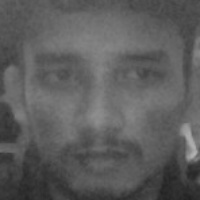
#> input picture data/user.1.107.jpg, 200 x 200 px, given in place of the camera
$ jupyter execute FRS.ipynb   (text cells are left out)
#> lines starting #> are read from the running program, lines starting #| are printed output that depends on the picture; after the words box and inside, x2 and y2 are one past the last pixel; in counts of white or black regions, pixels touching at a corner belong together
[cell 1]
#imports
import cv2

[cell 2]
def generate_dataset():
    face_classifier = cv2.CascadeClassifier("haarcascade_frontalface_default.xml")
    def face_cropped(img):
        gray = cv2.cvtColor(img,cv2.COLOR_BGR2GRAY)
        faces = face_classifier.detectMultiScale(gray, 1.3, 5)
        #scaling factor = 1.3
        #minimum neighbor = 5

        if faces is ():
            return None
        for (x,y,w,h) in faces:
            cropped_face = img[y:y+h,x:x+w]
        return cropped_face

    cap = cv2.VideoCapture(0)
    id =1
    img_id = 0

    while True:
        ret, frame = cap.read()
#> frame is the input picture: shape (200, 200, 3); min 33, max 180, mean 92.7
        if face_cropped(frame) is not None:
#> in face_cropped, `faces = face_classifier.detectMultiScale(gray, 1.3, 5)`: faces = [[14, 10, 177, 177]]
#> the loop in face_cropped, `for (x,y,w,h) in faces:` made 1 pass
#> pass 1, in face_cropped, `cropped_face = img[y:y+h,x:x+w]`:
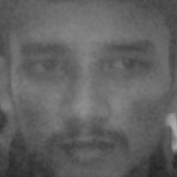
#> cropped_face: shape (177, 177, 3); min 37, max 172, mean 97
            img_id+=1
#> img_id = 1
            face = cv2.resize(face_cropped(frame), (200,200))
#> the loop in face_cropped (call 2), `for (x,y,w,h) in faces:` made 1 pass
            face = cv2.cvtColor(face, cv2.COLOR_BGR2GRAY)
#> face: shape (200, 200)
            file_name_path = "data/user."+str(id)+"."+str(img_id)+".jpg"
#> file_name_path = 'data/user.1.1.jpg'

            cv2.imwrite(file_name_path, face)
            cv2.putText(face, str(img_id), (50,50), cv2.FONT_HERSHEY_COMPLEX, 1, (0,255,0), 2)
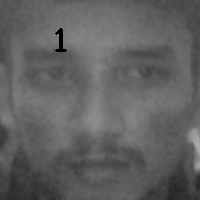
#> face: shape (200, 200); min 0, max 171, mean 96.5
            cv2.imshow("Cropped_Face", face)

        if cv2.waitKey(1)==13 or int(img_id)==200: #13 is the ASCII character of Enter
#> (key Esc is pressed here)
            break

    cap.release()
    cv2.destroyAllWindows()
    print("Collecting samples is completed....")
generate_dataset()

[cell 3]
#import
import numpy as np
from PIL import Image
import os
import cv2

[cell 4]
def train_classifier(data_dir):
#> called with data_dir = 'data'
    path = [os.path.join(data_dir,f) for f in os.listdir(data_dir)]

    faces = []
    ids = []

    for image in path:
        img = Image.open(image).convert('L');
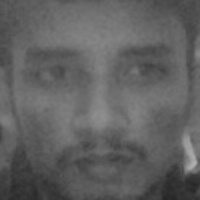
#> input picture data/user.1.10.jpg, 200 x 200 px
#> img is the input picture: PIL image 200x200 L; min 38, max 178, mean 96.7
        imageNp = np.array(img, 'uint8')
        id = int(os.path.split(image)[1].split(".")[1])

        faces.append(imageNp)
        ids.append(id)

    ids = np.array(ids)

    #Train and save classifier

    clf = cv2.face.LBPHFaceRecognizer_create()
    clf.train(faces,ids)
    clf.write("classifier.xml")
train_classifier("data")

[cell 5]
#imports
import cv2
import numpy as np
from PIL import Image
import os

[cell 6]
def draw_boundary(img, classifier, scaleFactor, minNeighbors, color, text, clf):
#> called with scaleFactor = 1.1, minNeighbors = 10, color = (255, 255, 255), text = 'face'
    gray_image = cv2.cvtColor(img, cv2.COLOR_BGR2GRAY)
    features = classifier.detectMultiScale(gray_image, scaleFactor, minNeighbors)
#> features = [[13, 13, 176, 176]]
    coords=[]
    for (x,y,w,h) in features:
        cv2.rectangle(img, (x,y), (x+w,y+h), color, 2 )
        id, pred = clf.predict(gray_image[y:y+h,x:x+w])
        confidence = int(100*(1-pred/300))

        if confidence>60:

            if id==4:
                cv2.putText(img, "Durjoy", (x,y-5), cv2.FONT_HERSHEY_SIMPLEX, 0.8, color, 1, cv2.LINE_AA)
            if id==1:
                cv2.putText(img, "pranto", (x,y-5), cv2.FONT_HERSHEY_SIMPLEX, 0.8, color, 1, cv2.LINE_AA)

        else:
            cv2.putText(img, "UNKNOWN", (x,y-5), cv2.FONT_HERSHEY_SIMPLEX, 0.8, (0,0,255), 1, cv2.LINE_AA)
        coords= [x,y,w,h]
#> this loop made 1 pass
#> (x, y, w, h, id, pred, confidence) on pass 1: (13, 13, 176, 176, 1, 24.08, 91)
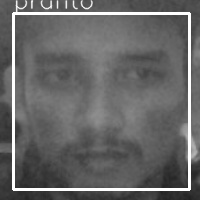
#> img: shape (200, 200, 3); 6.12% of pixels changed, all inside (x1, y1, x2, y2) = (12, 0, 191, 191)
    return coords


def recognize(img,clf,faceCasecade):
    coords= draw_boundary(img,faceCasecade,1.1,10,(255,255,255),"face",clf)
#> coords = [13, 13, 176, 176]
    return img


# loading classifier
faceCascade = cv2.CascadeClassifier("haarcascade_frontalface_default.xml")

clf = cv2.face.LBPHFaceRecognizer_create()
clf.read("classifier.xml")

video_capture = cv2.VideoCapture(0)

while True:
    ret, img = video_capture.read()
    img = recognize(img,clf, faceCascade)
    cv2.imshow("face Detection", img)

    if cv2.waitKey(1)==13:
#> (key Esc is pressed here)
        break
video_capture.release()
cv2.destroyAllWindows()
